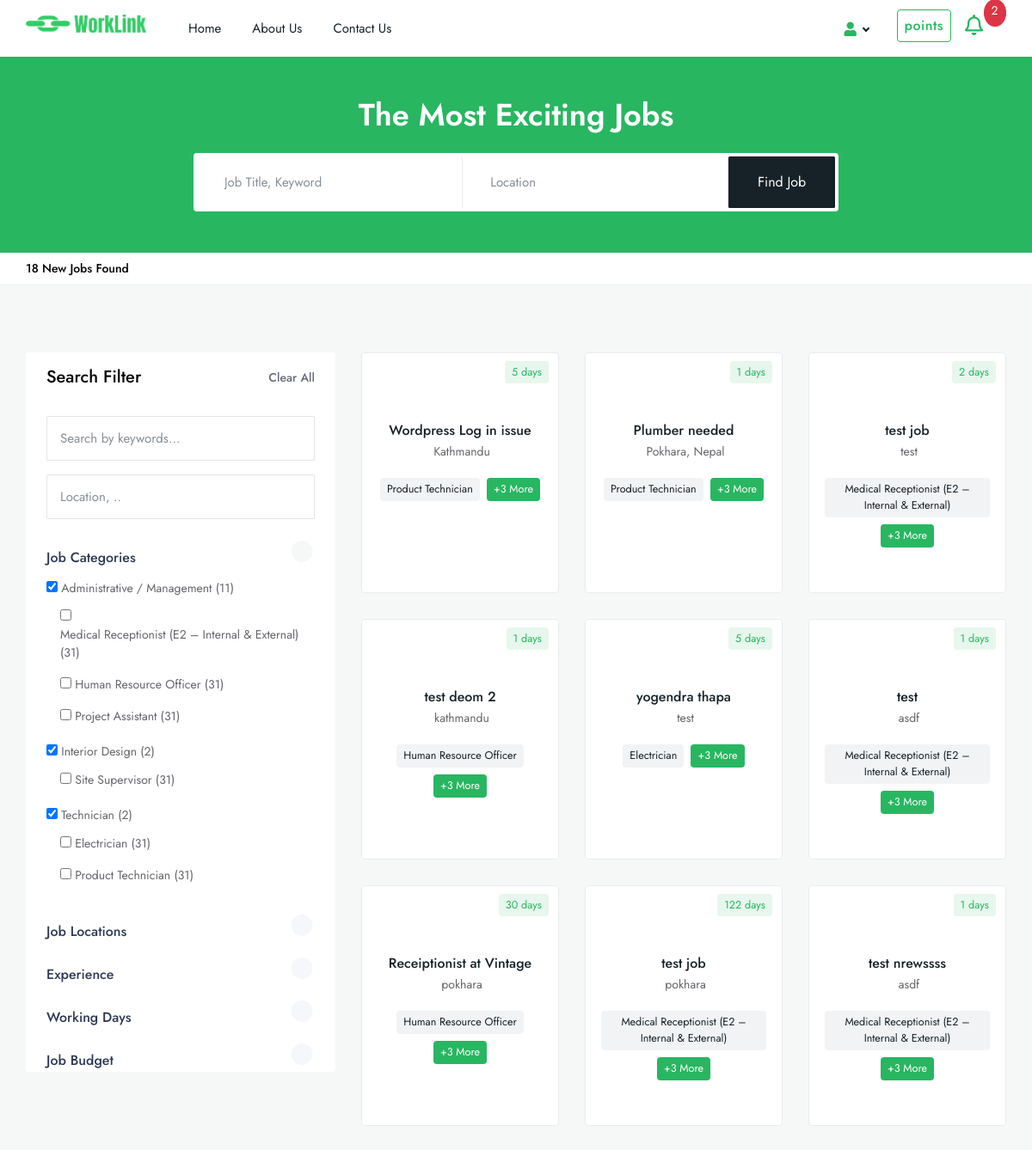
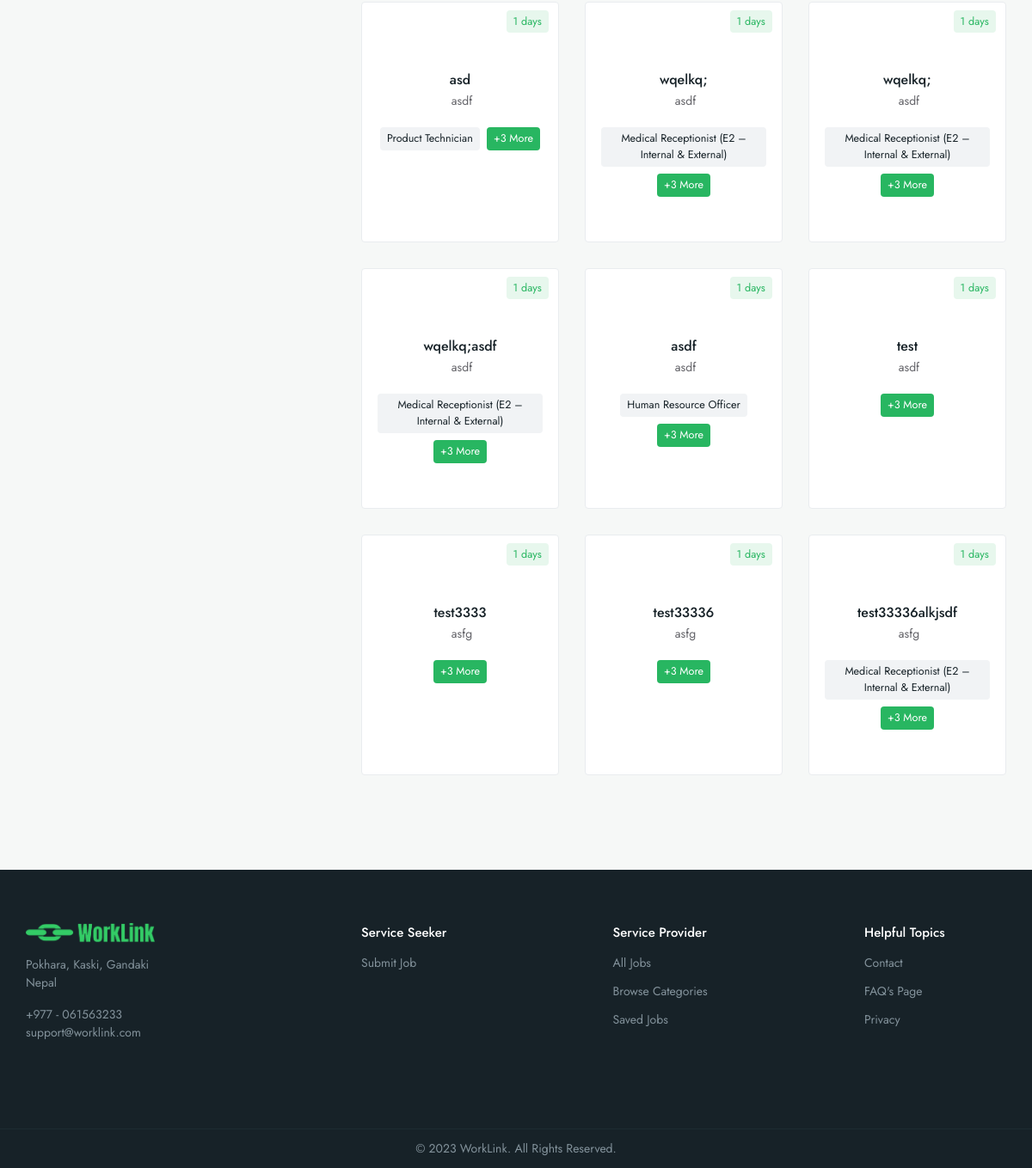
/services/ (signed in), run on the app's committed database (2 pictures, top to bottom).
### services/models.py (models this page shows, shortened)
class Category(models.Model):
    name = models.CharField(max_length=100)
    skills=models.ManyToManyField(JobSkills, blank=True)
    image= models.ImageField(upload_to='category/', blank=True, null=True)
    created_at = models.DateTimeField(auto_now_add=True)
    updated_at = models.DateTimeField(auto_now=True)
    class Meta:
        verbose_name_plural = 'Categories'
    @property
    def no_of_jobs(self):
        return self.services_set.all().count()
    def skills_of_category(self):
        return self.skills.all()

class JobSkills(models.Model):
    name = models.CharField(max_length=100)
    def __str__(self):
        return self.name
    class Meta:
        verbose_name_plural = 'Job skills'

class Services(models.Model):
    title = models.CharField(max_length=100)
    description = models.TextField()
    amount = models.IntegerField(default='0', help_text="Enter amount in rupees")
    duration= models.IntegerField(default='1', help_text="Enter time in days")
    STATUS=(
        ('active', 'Active'),
        ('completed', 'Completed'),
        ('hiring', 'Hiring')
    )
    status = models.CharField(max_length=100, choices=STATUS, default='hiring')
    category = models.ManyToManyField(Category, blank=True)
    skills =models.ManyToManyField(JobSkills, blank=True)
    vacancy = models.IntegerField(help_text="Enter number of vacancies", default='1')
    posted_by= models.ForeignKey(User, on_delete=models.CASCADE, related_name='services', null=True)
    location =models.CharField(max_length=200)
    image = models.ImageField(upload_to='services/')
    created_at = models.DateTimeField(auto_now_add=True)
    updated_at = models.DateTimeField(auto_now=True)
    class Meta:
        verbose_name_plural = 'Services'

### services/views.py (the view)
# urls.py: path('services/', views.services_search, name="service-search"),
@login_required(login_url='/auth/login/')
def services_search(request):
    if request.user.role == 'Service Seeker':
        return redirect('dashboard')
    categories = Category.objects.all()
    services = Services.objects.all()
    context={
        'services': services,
        'categories': categories,
    }
    return render(request, 'services/services-search.html', context)

### services/templates/services/services-search.html (shortened to what this page needs)
{% extends 'base.html' %}
{% load static %}
{% block content %}
    <div class="py-5 theme-bg" data-overlay="0">
        <div class="container">
            <div class="row justify-content-center">
                <div class="col-xl-8 col-lg-10 col-md-12 col-sm-12 col-12">
                    <div class="text-center mb-2">
                        <h1 class="ft-bold mb-4">The Most Exciting Jobs</h1>
                    </div>
                    <form class="bg-white rounded p-1">
                        <div class="row no-gutters">
                            <div class="col-xl-5 col-lg-5 col-md-5 col-sm-12 col-12">
                                <div class="form-group mb-0 position-relative">
                                    <input type="text" class="form-control lg left-ico" placeholder="Job Title, Keyword" />
                                </div>
                            </div>
                            <div class="col-xl-5 col-lg-4 col-md-4 col-sm-12 col-12">
                                <div class="form-group mb-0 position-relative">
                                    <input type="text" class="form-control lg left-ico" placeholder="Location" />
                                </div>
                            </div>
                            <div class="col-xl-2 col-lg-3 col-md-3 col-sm-12 col-12">
                                <div class="form-group mb-0 position-relative">
                                    <button class="btn full-width custom-height-lg bg-dark text-white fs-md" type="button">Find Job</button>
                                </div>
                            </div>
                        </div>
                    </form>
                </div>
            </div>
        </div>
    </div>
    <section class="py-2 br-bottom  ">
        <div class="container">
            <div class="row align-items-center justify-content-between">
                <div class="col-xl-3 col-lg-4 col-md-5 col-sm-12">
                    <h6 class="mb-0 ft-medium fs-sm">{{services.count}} New Jobs Found</h6>
                </div>
                </div>
            </div>
        </div>
    <section class="bg-light">
        <div class="container">
            <div class="row">
                <div class="col-lg-4 col-md-12 col-sm-12">
                    <div class="bg-white rounded mb-4">
                        <div class="sidebar_header d-flex align-items-center justify-content-between px-4 py-3 br-bottom">
                            <h4 class="ft-medium fs-lg mb-0">Search Filter</h4>
                            <div class="ssh-header">
                                <a href="javascript:void(0);" class="clear_all ft-medium text-muted">Clear All</a>
                            </div>
                        </div>
                        <div class="sidebar-widgets collapse miz_show" id="search_open" data-parent="#search_open">
                            <div class="search-inner">
                                <div class="filter-search-box px-4 pt-3 pb-0">
                                    <div class="form-group">
                                        <input type="text" class="form-control" placeholder="Search by keywords...">
                                    </div>
                                    <div class="form-group">
                                        <input type="text" class="form-control" placeholder="Location, ..">
                                    </div>
                                </div>
                                <div class="filter_wraps">
                                    <div class="single_search_boxed px-4 pt-0 br-bottom">
                                        <div class="widget-boxed-header">
                                            <h4>
                                                <a href="#categories" class="ft-medium fs-md pb-0" data-toggle="collapse" aria-expanded="true" role="button">Job Categories </a>
                                            </h4>
                                        </div>
                                        <div class="widget-boxed-body collapse show" id="categories" data-parent="#categories">
                                            <div class="side-list no-border">
                                                <div class="single_filter_card">
                                                    <div class="card-body p-0">
                                                        <div class="inner_widget_link">
                                                            <ul class="no-ul-list filter-list">
                                                                {% for category in categories %}
                                                                <li>
                                                                    <input id="a1" class="checkbox-custom" name="ADA" type="checkbox" checked="">
                                                                    <label for="a1" class="checkbox-custom-label">{{category.name}} ({{category.no_of_jobs}})</label>
                                                                    <ul class="no-ul-list filter-list">
                                                                        {% for skill in category.skills_of_category %}
                                                                        <li>
                                                                            <input id="aa1" class="checkbox-custom" name="ADA" type="checkbox">
                                                                            <label for="aa1" class="checkbox-custom-label">{{skill}} (31)</label>
                                                                        </li>
                                                                        {% endfor %}
                                                                    </ul>
                                                                </li>
                                                                {% endfor %}
                                                            </ul>
                                                        </div>
                                                    </div>
                                                </div>
                                            </div>
                                        </div>
                                    </div>
                                    <div class="single_search_boxed px-4 pt-0 br-bottom">
                                        <div class="widget-boxed-header">
                                            <h4>
                                                <a href="#locations" data-toggle="collapse" aria-expanded="false" role="button" class="ft-medium fs-md pb-0 collapsed">Job Locations</a>
                                            </h4>
                                        </div>
                                    </div>
                                    <div class="single_search_boxed px-4 pt-0 br-bottom">
                                        <div class="widget-boxed-header">
                                            <h4>
                                                <a href="#experience" data-toggle="collapse" aria-expanded="false" role="button" class="ft-medium fs-md pb-0 collapsed">Experience</a>
                                            </h4>
                                        </div>
                                    </div>
                                    <div class="single_search_boxed px-4 pt-0 br-bottom">
                                        <div class="widget-boxed-header">
                                            <h4>
                                                <a href="#jbtypes" data-toggle="collapse" aria-expanded="false" role="button" class="ft-medium fs-md pb-0 collapsed">Working Days</a>
                                            </h4>
                                        </div>
                                    </div>
                                    <div class="single_search_boxed px-4 pt-0 mb-2">
                                        <div class="widget-boxed-header">
                                            <h4>
                                                <a href="#salary" data-toggle="collapse" aria-expanded="false" role="button" class="ft-medium fs-md pb-0 collapsed">Job Budget</a>
                                            </h4>
                                        </div>
                                    </div>
                                </div>
                            </div>
                        </div>
                    </div>
                </div>
                <div class="col-lg-8 col-md-12 col-sm-12">
                    <div class="row align-items-center">
                        {% for job in services %}
                        <div class="col-xl-4 col-lg-6 col-md-6 col-sm-12">
                            <div class="job_grid border rounded ">
                                <div class="position-absolute ab-right"><span class="medium worklink-theme theme-bg-light px-2 py-1 rounded">{{job.duration}} days</span></div>
                                <div class="job_grid_thumb mb-2 pt-5 px-3">
                                    <a href="{% url 'service-detail' job.id %}" class="d-block text-center m-auto"><img src="{{ job.image.url}}" class="img-fluid" width="70" alt="" /></a>
                                </div>
                                <div class="job_grid_caption text-center pb-3 px-3">
                                    <h4 class="mb-0 ft-medium medium"><a href="{% url 'service-detail' job.id %}" class="text-dark fs-md">{{job.title}}</a></h4>
                                    <div class="jbl_location"><span>{{job.location}}</span></div>
                                </div>
                                <div class="job_grid_footer pb-4 px-3">
                                    <ul class="p-0 skills_tag text-center">
                                        {% for skill in job.skills.all %}
                                        <li><span class="px-2 py-1 medium skill-bg rounded text-dark">{{skill}}</span></li>
                                        {% endfor %}
                                        <li><span class="px-2 py-1 medium theme-bg rounded text-light">+3 More</span></li>
                                    </ul>
                                </div>
                            </div>
                        </div>
                        {% endfor %}
                    </div>
                </div>
            </div>
        </div>
    </section>
{% endblock content %}

### data on the page
Category: name "Administrative / Management", no_of_jobs "11"
JobSkills: name "Medical Receptionist (E2 – Internal & External)"
JobSkills: name "Human Resource Officer"
JobSkills: name "Project Assistant"
Category: name "Interior Design", no_of_jobs "2"
JobSkills: name "Site Supervisor"
Category: name "Technician", no_of_jobs "2"
JobSkills: name "Electrician"
JobSkills: name "Product Technician"
Services: duration "5", title "Wordpress Log in issue", location "Kathmandu"
Services: duration "1", title "Plumber needed", location "Pokhara, Nepal"
Services: duration "2", title "test job", location "test"
Services: duration "1", title "test deom 2", location "kathmandu"
Services: duration "5", title "yogendra thapa", location "test"
Services: duration "1", title "test", location "asdf"
Services: duration "30", title "Receiptionist at Vintage", location "pokhara"
Services: duration "122", title "test job", location "pokhara"
Services: duration "1", title "test nrewssss", location "asdf"
Services: duration "1", title "asd", location "asdf"
Services: duration "1", title "wqelkq;", location "asdf"
Services: duration "1", title "wqelkq;", location "asdf"
Services: duration "1", title "wqelkq;asdf", location "asdf"
Services: duration "1", title "asdf", location "asdf"
Services: duration "1", title "test", location "asdf"
Services: duration "1", title "test3333", location "asfg"
Services: duration "1", title "test33336", location "asfg"
Services: duration "1", title "test33336alkjsdf", location "asfg"

### other printed values
{{ services.count }} "18"
